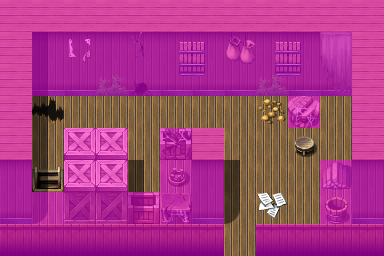

A 2D game scene composited from a Tiled map and its tileset images. What follows is a short description and the map's XML, with each tile layer's data collapsed to a summary:
An orthogonal 12x8 tile map with 32x32 px tiles, 4 tile layers (Ground, Objects, Above, Walkable), 15 tilesets and 4 objects (2x mapchange, spawn, key).

<map version="1.0" orientation="orthogonal" width="12" height="8" tilewidth="32" tileheight="32">
    <tileset firstgid="1" name="map_10" tilewidth="32" tileheight="32">
        <image source="../drawable/map_10.png" width="256" height="256" />
    </tileset>
    <tileset firstgid="65" name="map_7" tilewidth="32" tileheight="32">
        <image source="../drawable/map_7.png" width="256" height="256" />
    </tileset>
    <tileset firstgid="129" name="map_28" tilewidth="32" tileheight="32">
        <image source="../drawable/map_28.png" width="256" height="256" />
    </tileset>
    <tileset firstgid="193" name="map_25" tilewidth="32" tileheight="32">
        <image source="../drawable/map_25.png" width="256" height="256" />
    </tileset>
    <tileset firstgid="257" name="map_6" tilewidth="32" tileheight="32">
        <image source="../drawable/map_6.png" width="256" height="256" />
    </tileset>
    <tileset firstgid="321" name="map_14" tilewidth="32" tileheight="32">
        <image source="../drawable/map_14.png" width="256" height="256" />
    </tileset>
    <tileset firstgid="385" name="map_5" tilewidth="32" tileheight="32">
        <image source="../drawable/map_5.png" width="256" height="256" />
    </tileset>
    <tileset firstgid="449" name="map_13" tilewidth="32" tileheight="32">
        <image source="../drawable/map_13.png" width="256" height="256" />
    </tileset>
    <tileset firstgid="513" name="map_1" tilewidth="32" tileheight="32">
        <image source="../drawable/map_1.png" width="256" height="256" />
    </tileset>
    <tileset firstgid="577" name="map_12" tilewidth="32" tileheight="32">
        <image source="../drawable/map_12.png" width="256" height="256" />
    </tileset>
    <tileset firstgid="641" name="map_0" tilewidth="32" tileheight="32">
        <image source="../drawable/map_0.png" width="256" height="256" />
    </tileset>
    <tileset firstgid="705" name="map_9" tilewidth="32" tileheight="32">
        <image source="../drawable/map_9.png" width="256" height="256" />
    </tileset>
    <tileset firstgid="769" name="map_8" tilewidth="32" tileheight="32">
        <image source="../drawable/map_8.png" width="256" height="256" />
    </tileset>
    <tileset firstgid="833" name="map_3" tilewidth="32" tileheight="32">
        <image source="../drawable/map_3.png" width="256" height="256" />
    </tileset>
    <tileset firstgid="897" name="map_2" tilewidth="32" tileheight="32">
        <image source="../drawable/map_2.png" width="256" height="256" />
    </tileset>
    <layer name="Ground" width="12" height="8">
        <data>[96 cells, 96 non-empty, 9 distinct tile ids]</data>
    </layer>
    <layer name="Objects" width="12" height="8">
        <data>[96 cells, 23 non-empty, 19 distinct tile ids]</data>
    </layer>
    <layer name="Above" width="12" height="8">
        <data>[96 cells, 13 non-empty, 4 distinct tile ids]</data>
    </layer>
    <layer name="Walkable" width="12" height="8">
        <data>[96 cells, 72 non-empty, 1 distinct tile ids]</data>
    </layer>
    <objectgroup name="Mapevents">
        <object name="entrance" type="mapchange" x="224" y="224" width="32" height="32">
            <properties>
                <property name="map" value="fallhaven_nw" />
                <property name="place" value="derelict" />
            </properties>
        </object>
        <object name="down" type="mapchange" x="32" y="160" width="32" height="32">
            <properties>
                <property name="map" value="fallhaven_derelict2" />
                <property name="place" value="up" />
            </properties>
        </object>
    </objectgroup>
    <objectgroup name="Spawn">
        <object name="Bucus" type="spawn" x="256" y="96" width="96" height="64">
            <properties>
                <property name="spawngroup" value="Bucus" />
            </properties>
        </object>
    </objectgroup>
    <objectgroup name="Keys">
        <object name="andor:50" type="key" x="96" y="96" width="32" height="32">
            <properties>
                <property name="phrase" value="fallhaven_derelict1" />
                <property name="requireId" value="andor" />
                <property name="requireType" value="questProgress" />
                <property name="requireValue" value="50" />
            </properties>
        </object>
    </objectgroup>
</map>
